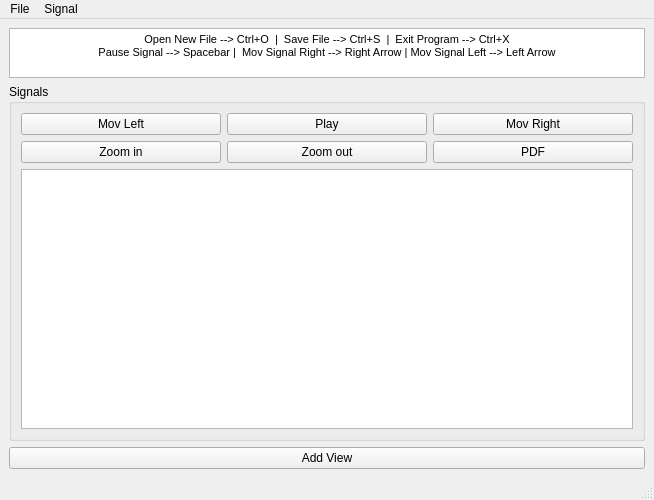
<?xml version="1.0" encoding="UTF-8"?>
<ui version="4.0">
 <class>Signal_Monitor</class>
 <widget class="QMainWindow" name="Signal_Monitor">
  <property name="geometry">
   <rect>
    <x>0</x>
    <y>0</y>
    <width>654</width>
    <height>500</height>
   </rect>
  </property>
  <property name="sizePolicy">
   <sizepolicy hsizetype="Fixed" vsizetype="Fixed">
    <horstretch>0</horstretch>
    <verstretch>0</verstretch>
   </sizepolicy>
  </property>
  <property name="minimumSize">
   <size>
    <width>640</width>
    <height>500</height>
   </size>
  </property>
  <property name="maximumSize">
   <size>
    <width>1280</width>
    <height>1000</height>
   </size>
  </property>
  <property name="windowTitle">
   <string>MainWindow</string>
  </property>
  <widget class="QWidget" name="centralwidget">
   <layout class="QGridLayout" name="gridLayout_4">
    <item row="0" column="0">
     <layout class="QGridLayout" name="gridLayout_3">
      <item row="0" column="0">
       <widget class="QTextEdit" name="ControlInfo">
        <property name="enabled">
         <bool>true</bool>
        </property>
        <property name="sizePolicy">
         <sizepolicy hsizetype="Expanding" vsizetype="Preferred">
          <horstretch>0</horstretch>
          <verstretch>0</verstretch>
         </sizepolicy>
        </property>
        <property name="minimumSize">
         <size>
          <width>200</width>
          <height>0</height>
         </size>
        </property>
        <property name="maximumSize">
         <size>
          <width>16777215</width>
          <height>50</height>
         </size>
        </property>
        <property name="autoFillBackground">
         <bool>false</bool>
        </property>
        <property name="readOnly">
         <bool>true</bool>
        </property>
        <property name="html">
         <string>&lt;!DOCTYPE HTML PUBLIC &quot;-//W3C//DTD HTML 4.0//EN&quot; &quot;http://www.w3.org/TR/REC-html40/strict.dtd&quot;&gt;
&lt;html&gt;&lt;head&gt;&lt;meta name=&quot;qrichtext&quot; content=&quot;1&quot; /&gt;&lt;meta charset=&quot;utf-8&quot; /&gt;&lt;style type=&quot;text/css&quot;&gt;
p, li { white-space: pre-wrap; }
hr { height: 1px; border-width: 0; }
li.unchecked::marker { content: &quot;\2610&quot;; }
li.checked::marker { content: &quot;\2612&quot;; }
&lt;/style&gt;&lt;/head&gt;&lt;body style=&quot; font-family:'Segoe UI'; font-size:9pt; font-weight:400; font-style:normal;&quot;&gt;
&lt;p align=&quot;center&quot; style=&quot; margin-top:0px; margin-bottom:0px; margin-left:0px; margin-right:0px; -qt-block-indent:0; text-indent:0px;&quot;&gt;&lt;span style=&quot; font-size:8pt;&quot;&gt;Open New File --&amp;gt; Ctrl+O  |  Save File --&amp;gt; Ctrl+S  |  Exit Program --&amp;gt; Ctrl+X&lt;/span&gt;&lt;/p&gt;
&lt;p align=&quot;center&quot; style=&quot; margin-top:0px; margin-bottom:0px; margin-left:0px; margin-right:0px; -qt-block-indent:0; text-indent:0px;&quot;&gt;&lt;span style=&quot; font-size:8pt;&quot;&gt;Pause Signal --&amp;gt; Spacebar |  Mov Signal Right --&amp;gt; Right Arrow | Mov Signal Left --&amp;gt; Left Arrow&lt;/span&gt;&lt;/p&gt;&lt;/body&gt;&lt;/html&gt;</string>
        </property>
       </widget>
      </item>
      <item row="2" column="0">
       <widget class="QGroupBox" name="Signal1">
        <property name="sizePolicy">
         <sizepolicy hsizetype="Expanding" vsizetype="Preferred">
          <horstretch>0</horstretch>
          <verstretch>0</verstretch>
         </sizepolicy>
        </property>
        <property name="title">
         <string>Signals</string>
        </property>
        <layout class="QGridLayout" name="gridLayout_2">
         <item row="3" column="0">
          <layout class="QGridLayout" name="lyt_Signal">
           <item row="0" column="0">
            <layout class="QHBoxLayout" name="lyt_SignalDisplay">
             <item>
              <widget class="QGraphicsView" name="graphicsView"/>
             </item>
            </layout>
           </item>
          </layout>
         </item>
         <item row="1" column="0">
          <layout class="QGridLayout" name="ControlLayout">
           <property name="sizeConstraint">
            <enum>QLayout::SetDefaultConstraint</enum>
           </property>
           <property name="leftMargin">
            <number>0</number>
           </property>
           <item row="1" column="1">
            <widget class="QPushButton" name="Signal1_Play_Stop">
             <property name="text">
              <string>Play</string>
             </property>
             <property name="shortcut">
              <string>Space</string>
             </property>
            </widget>
           </item>
           <item row="2" column="1">
            <widget class="QPushButton" name="Signal1_Zoomout">
             <property name="text">
              <string>Zoom out</string>
             </property>
            </widget>
           </item>
           <item row="2" column="2">
            <widget class="QPushButton" name="Signal1_PDF">
             <property name="text">
              <string>PDF</string>
             </property>
            </widget>
           </item>
           <item row="2" column="0">
            <widget class="QPushButton" name="Signal1_Zoomin">
             <property name="text">
              <string>Zoom in</string>
             </property>
            </widget>
           </item>
           <item row="1" column="2">
            <widget class="QPushButton" name="Signal1_MovRight">
             <property name="text">
              <string>Mov Right</string>
             </property>
             <property name="shortcut">
              <string>Right</string>
             </property>
            </widget>
           </item>
           <item row="1" column="0">
            <widget class="QPushButton" name="Signal1_MovLeft">
             <property name="text">
              <string>Mov Left</string>
             </property>
             <property name="shortcut">
              <string>Left</string>
             </property>
            </widget>
           </item>
          </layout>
         </item>
        </layout>
       </widget>
      </item>
      <item row="3" column="0">
       <widget class="QPushButton" name="btn_addView">
        <property name="text">
         <string>Add View</string>
        </property>
       </widget>
      </item>
     </layout>
    </item>
   </layout>
  </widget>
  <widget class="QMenuBar" name="menubar">
   <property name="geometry">
    <rect>
     <x>0</x>
     <y>0</y>
     <width>654</width>
     <height>22</height>
    </rect>
   </property>
   <widget class="QMenu" name="ActionFile">
    <property name="title">
     <string>File</string>
    </property>
    <addaction name="ActionFile_OpenFile"/>
    <addaction name="ActionFile_SaveFile"/>
    <addaction name="separator"/>
    <addaction name="ActionFile_ExitFile"/>
   </widget>
   <widget class="QMenu" name="ActionSignal">
    <property name="title">
     <string>Signal</string>
    </property>
    <addaction name="ActionSignal_LinkSignals"/>
    <addaction name="ActionSignal_UnLinkSignals"/>
    <addaction name="separator"/>
   </widget>
   <addaction name="ActionFile"/>
   <addaction name="ActionSignal"/>
  </widget>
  <widget class="QStatusBar" name="statusbar"/>
  <action name="ActionFile_OpenFile">
   <property name="text">
    <string>Open File             Ctrl+O</string>
   </property>
   <property name="shortcut">
    <string>Ctrl+O</string>
   </property>
  </action>
  <action name="ActionFile_SaveFile">
   <property name="text">
    <string>Save File              Ctrl+S</string>
   </property>
   <property name="shortcut">
    <string>Ctrl+S</string>
   </property>
  </action>
  <action name="ActionFile_ExitFile">
   <property name="text">
    <string>Exit                      Ctrl+X</string>
   </property>
   <property name="shortcut">
    <string>Ctrl+X</string>
   </property>
  </action>
  <action name="ActionSignal_LinkSignals">
   <property name="text">
    <string>Link Signals</string>
   </property>
  </action>
  <action name="ActionSignal_UnLinkSignals">
   <property name="text">
    <string>UnLlink Signals</string>
   </property>
  </action>
 </widget>
 <resources/>
 <connections/>
</ui>
